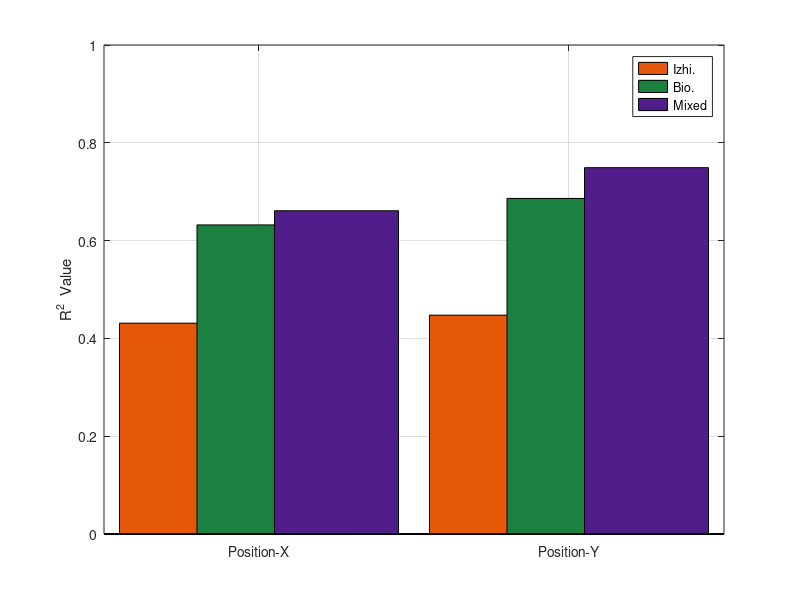
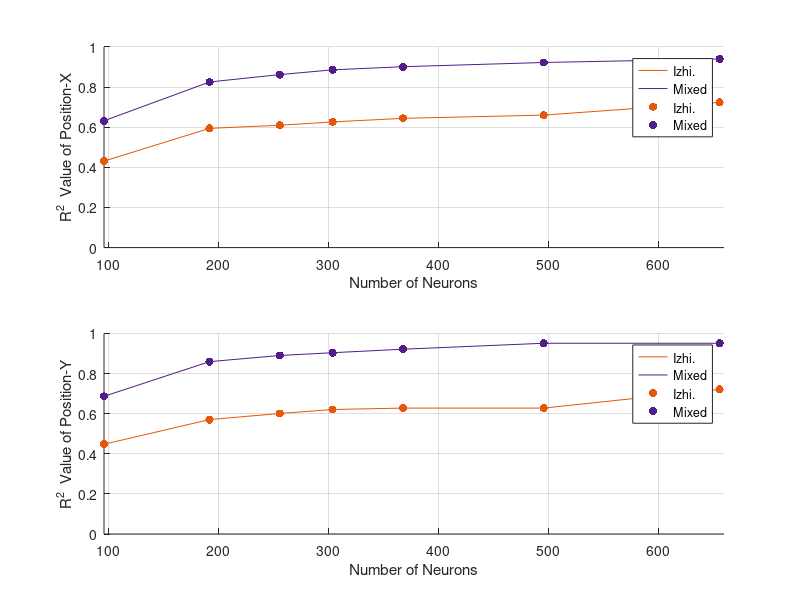

Recreate these plots in MATLAB, in order.
%% *****************************************************************************************************************************
% paper: Learning and Controlling Multi-scale Dynamics in Spiking Neural Networks using Recursive Least Square Modifications
% author: Liyuan Han et. al.
% Uploading Time: 2023.09.07
% code availability: 
% file: plot_R2_value.m, This code is plotting for R2 scores computed by three scenarios, i.e., Izhi. Bio. Mixded.
% remark 1: This code is adapted from https://www.nature.com/articles/s41467-017-01827-3.
% remark 2: If you cite this paper, please also cite the paper https://www.nature.com/articles/s41467-017-01827-3.
% *******************************************************************************************************************************
%%
close all
clear all
clc
%%
figure(1)
hold on
R2_x_y = [0.4311 0.6321 0.6611 NaN 0.4475 0.6863 0.7492]; % Izhi. Bio. Mixded; 'NaN' is a blank in figure.
% id = [1 2 3 4 5 6 7];
colors = {'#e55709','#1c8041','#501d8a','#501d8a','#e55709','#1c8041','#501d8a'};
for i = 1:length(R2_x_y)
    b = bar(i,R2_x_y(i));  %0.75是柱形图的宽，可以更改
    set(b(1),'facecolor',colors{i})
end
box on
Xlabel = {'Position-X','Position-Y'};
set(gca,'XTick',[2 6]);
set(gca,'XTickLabel',Xlabel);%设置柱状图每个柱子的横坐标
set(gca,'YLim',[0 1]);%设置纵坐标的数值间隔
ylabel('R^2  Value') 
grid on
legend('Izhi.','Bio.','Mixed')
% legend('Izhi.','Bio.','Mixed','Orientation', 'horizontal')


%%
figure(2)
hold on
% Izhi-R2_x,R2_y; Mixed-R2_x,R2_y
R2_x_y_neu = [0.4311 0.5944 0.6099 0.6265 0.6443 0.6604 0.7236;
              0.4475 0.5704 0.6008 0.6206 0.6276 0.6276 0.7209;
              0.6321 0.8255 0.8624 0.8861 0.9017 0.9227 0.9401;
              0.6863 0.8592 0.8899 0.9037 0.9212 0.9508 0.9508];
num_neu = [96 192 256 304 368 496 656];        
colors = {[229 87 9]/255, [229 87 9]/255, [80 29 138]/255, [80 29 138]/255};
names = {'Izhi.','Izhi.','Mixed','Mixed'};
subplot(2,1,1)
hold on
plot(num_neu,R2_x_y_neu(1,:),'Color',colors{1})
plot(num_neu,R2_x_y_neu(3,:),'Color',colors{3})
scatter(num_neu,R2_x_y_neu(1,:),'filled','MarkerFaceColor',colors{1})
scatter(num_neu,R2_x_y_neu(3,:),'filled','MarkerFaceColor',colors{3})
xlim([96 660]);ylim([0 1]);
xlabel('Number of Neurons')
ylabel('R^2  Value of Position-X')
grid on
legend('Izhi.','Mixed','Izhi.','Mixed','Location', 'best')
subplot(2,1,2)
hold on
plot(num_neu,R2_x_y_neu(2,:),'Color',colors{2})
plot(num_neu,R2_x_y_neu(4,:),'Color',colors{4})
scatter(num_neu,R2_x_y_neu(2,:),'filled','MarkerFaceColor',colors{2})
scatter(num_neu,R2_x_y_neu(4,:),'filled','MarkerFaceColor',colors{4})
xlim([96 660]);ylim([0 1]);
xlabel('Number of Neurons')
ylabel('R^2  Value of Position-Y')
grid on
legend('Izhi.','Mixed','Izhi.','Mixed','Location', 'best')
% for i = 1:size(R2_x_y_neu,1)
%     hold on
%     plot(num_neu,R2_x_y_neu(i,:),'Color',colors{i},'DisplayName',names{i})
%     hold on
%     scatter(num_neu,R2_x_y_neu(i,:),'filled','MarkerFaceColor',colors{i})
% end
% xlim([96 660]);ylim([0 1]);
% xlabel('Number of Neurons')
% ylabel('R^2  Value')
% grid on
% legend('Location', 'best')